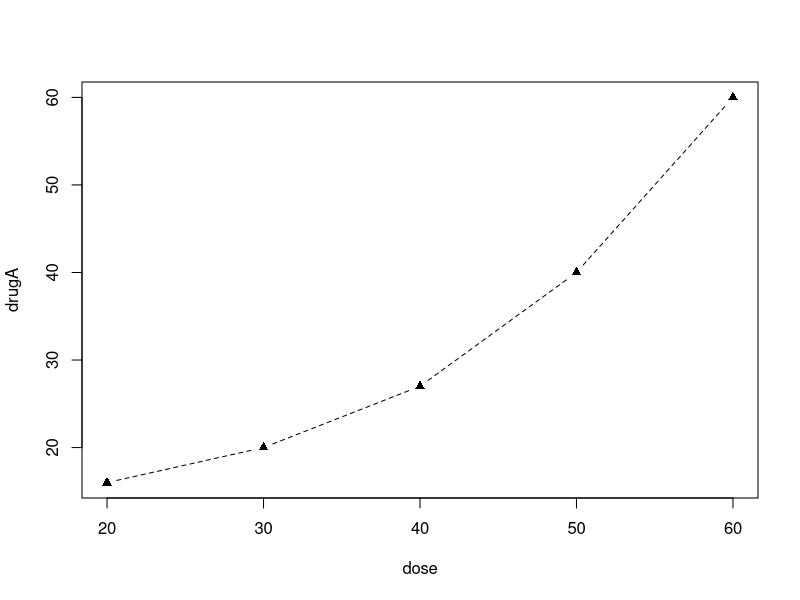
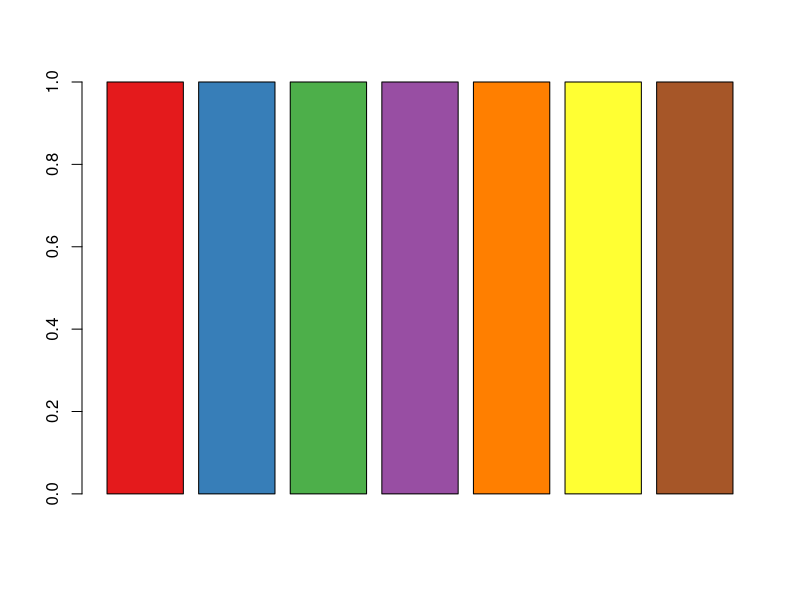
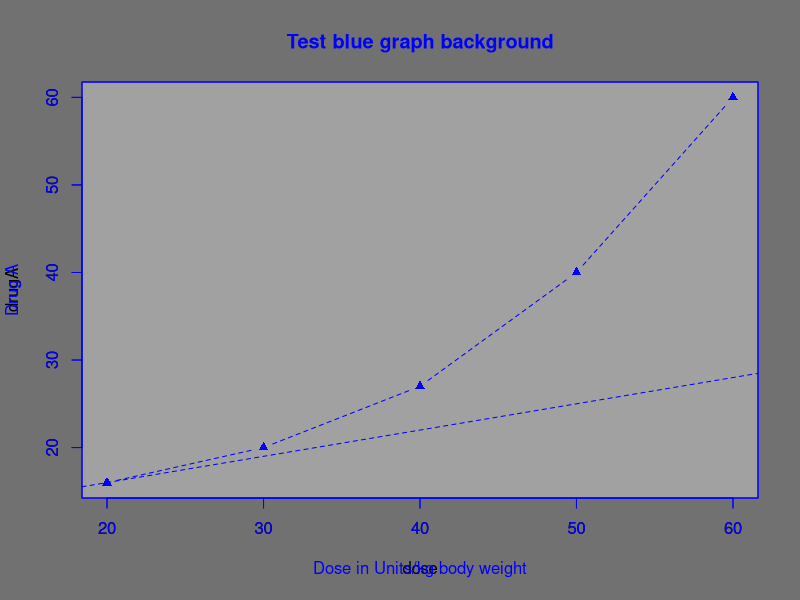

Write the R code that produced these figures, in order.
## ---- chunk 1
dose <- seq(20,60,10)
drugA <- c(16,20,27,40,60)
drugB <- c(15,18,25,31,40)
## ---- chunk 2
opar <- par(no.readonly=TRUE)
par(lty=2, pch=17)
plot(dose, drugA, type="b")
par(opar)
## ---- chunk 3
library(RColorBrewer)
n <-7
mycolors <- brewer.pal(n, "Set1")
barplot(rep(1,n), col=mycolors)
## ---- chunk 4
# from https://r-charts.com/base-r/background-color/#background-color-plot
opar <- par(no.readonly=TRUE)
par(bg="#717171", fg="blue")

plot(dose, drugA)

rect(par("usr")[1], par("usr")[3],
     par("usr")[2], par("usr")[4],
     col = "#A1A1A1") # Color

par(new = plot)

plot(dose, drugA, type="b",
     lty=2, pch=17,
     col = 'blue',
     col.axis = "blue",
     col.lab = "blue",
     col.main = "blue",
     main = "Test blue graph background",
     xlab = "Dose in Units/kg body weight",
     ylab ="Drug A"
     )
abline(a = 10, b = 0.3, lty=2, pch=17, col= "blue")

par(opar)
